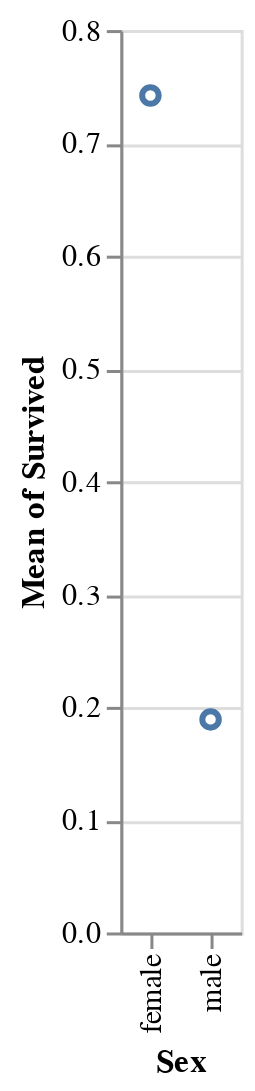

Source (notebook cell):
### Markdown cell above
**2D position**

This one is so obvious we might even overlook it, but the horizontal and vertical position of the data mark intuitively tells us something. So 2D position can translate to:
* x-axis
* y-axis

In the graph below:
* Proportion survived is encoded to the **y-axis**
* Sex is encoded to the **x-axis**

### Code cell
alt.Chart(titanic).mark_point().encode(
    y='mean(Survived)',
    x='Sex',
)

### Figure 1 — Vega-Lite specification as saved in the notebook (floating-point values rounded to 4 significant figures; data arrays with more than 128 entries replaced by an {"elided": "..."} marker saying what was removed)
{"config": {"view": {"continuousWidth": 400, "continuousHeight": 300}}, "data": {"name": "data-93290830beea3a875eeab316df346c54"}, "mark": "point", "encoding": {"x": {"type": "nominal", "field": "Sex"}, "y": {"type": "quantitative", "aggregate": "mean", "field": "Survived"}}, "$schema": "https://vega.github.io/schema/vega-lite/v4.8.1.json", "datasets": {"data-93290830beea3a875eeab316df346c54": {"elided": "891 records"}}}
